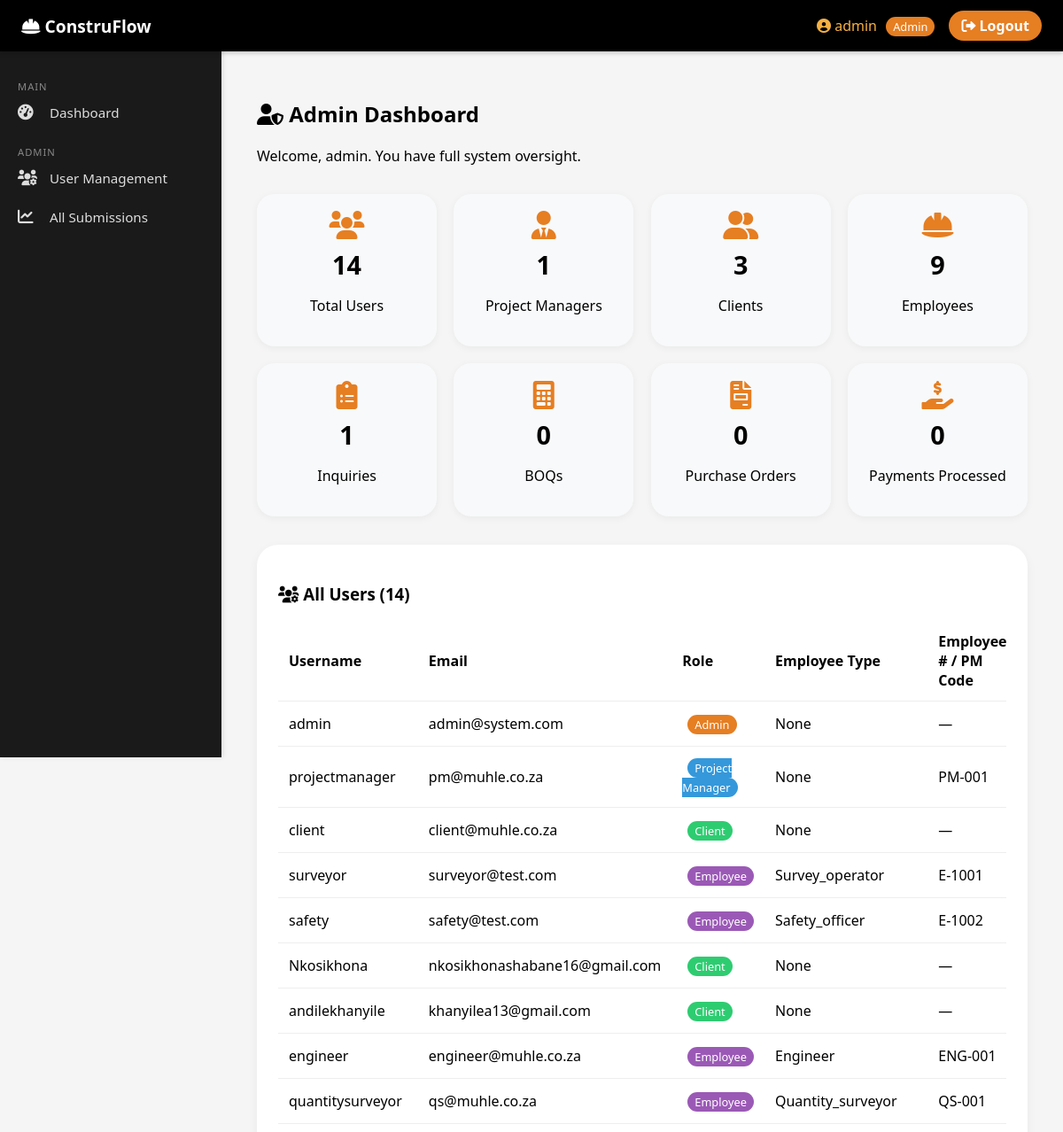
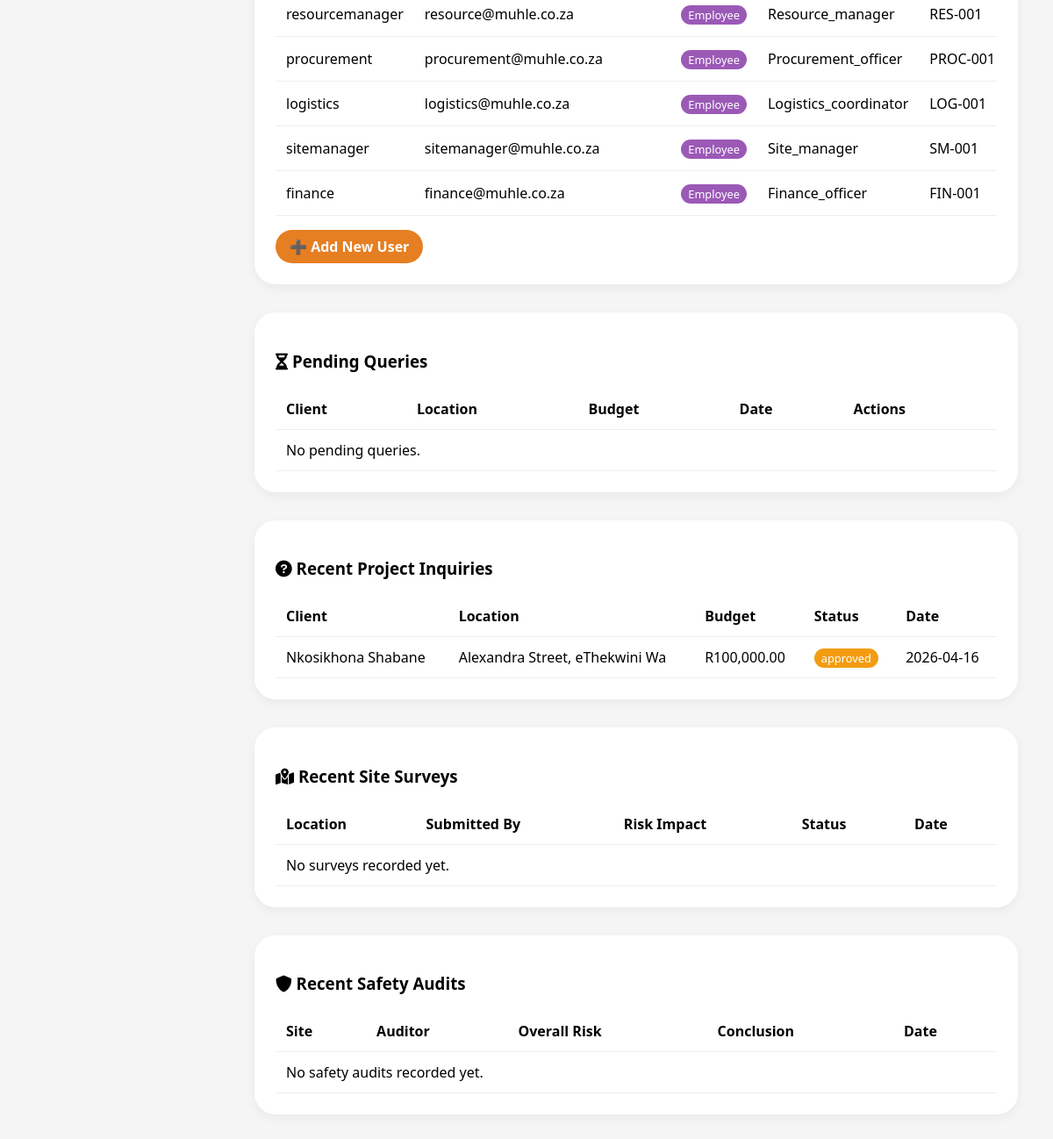
Page /dashboard (signed in) on the committed database (2 pictures, top to bottom).
### tables this page shows
CREATE TABLE users (
                id TEXT PRIMARY KEY,
                username TEXT UNIQUE NOT NULL,
                email TEXT UNIQUE NOT NULL,
                password TEXT NOT NULL,
                role TEXT NOT NULL,
                employee_type TEXT,
                employee_number TEXT,
                pm_code TEXT,
                assigned_tasks TEXT
            );

CREATE TABLE project_inquiries (
                id TEXT PRIMARY KEY,
                user_id TEXT,
                timestamp TEXT,
                project_scope TEXT,
                location TEXT,
                budget REAL,
                deadline TEXT,
                client_name TEXT,
                client_email TEXT,
                project_details TEXT,
                sketches TEXT,
                site_photos TEXT,
                status TEXT
            , client_phone TEXT, project_type TEXT, floors INTEGER, area_sqm REAL, soil_type TEXT, ai_estimated_area REAL, payment_milestone TEXT, env_impact INTEGER DEFAULT 0);

### app.py (the view, shortened to what this page needs)
@app.route('/dashboard')
def dashboard():
    if not login_required():
        return redirect(url_for('login'))
    user = get_current_user()
    db = get_db()
    all_users = db.execute("SELECT * FROM users").fetchall()
    all_inquiries = get_inquiries()
    all_boqs = db.execute("SELECT * FROM boq_submissions").fetchall()
    all_orders = db.execute("SELECT * FROM purchase_orders").fetchall()
    all_payments = db.execute("SELECT * FROM payments").fetchall()
    all_site_surveys = db.execute("""
        SELECT site_surveys.*, users.username AS submitted_by
        FROM site_surveys
        LEFT JOIN users ON users.id = site_surveys.user_id
        ORDER BY site_surveys.created_at DESC
    """).fetchall()
    all_safety_audits = db.execute("SELECT * FROM safety_audits ORDER BY created_at DESC").fetchall()
    if user['role'] == 'admin':
        stats = {
            "total_users": len(all_users),
            "project_managers": len([u for u in all_users if u["role"] == "project_manager"]),
            "clients": len([u for u in all_users if u["role"] == "client"]),
            "employees": len([u for u in all_users if u["role"] == "employee"]),
            "total_inquiries": len(all_inquiries),
            "total_boqs": len(all_boqs),
            "total_orders": len(all_orders),
            "total_payments": len(all_payments)
        }
        return render_template("admin_dashboard.html",
                               stats=stats,
                               users=all_users,
                               inquiries=all_inquiries,
                               pending_inquiries=[i for i in all_inquiries if i["status"] == "pending_review"],
                               site_surveys=all_site_surveys,
                               safety_audits=all_safety_audits,
                               current_user=user)
    else:
        return redirect(url_for('login'))

### app.py (called while the page is built)
def get_db():
    db = getattr(g, '_database', None)
    if db is None:
        db = g._database = sqlite3.connect(DATABASE)
        db.row_factory = sqlite3.Row
    return db

@app.teardown_appcontext
def close_connection(exception):
    db = getattr(g, '_database', None)
    if db is not None:
        db.close()

def parse_file_list(value):
    if not value:
        return []
    if isinstance(value, list):
        return value
    try:
        parsed = ast.literal_eval(value)
        return parsed if isinstance(parsed, list) else []
    except (ValueError, SyntaxError):
        return []

def inquiry_to_dict(inquiry):
    data = dict(inquiry)
    data["sketches"] = parse_file_list(data.get("sketches"))
    data["site_photos"] = parse_file_list(data.get("site_photos"))
    return data

def get_inquiries(status=None):
    db = get_db()
    if status:
        rows = db.execute(
            "SELECT * FROM project_inquiries WHERE status = ? ORDER BY timestamp DESC",
            (status,)
        ).fetchall()
    else:
        rows = db.execute("SELECT * FROM project_inquiries ORDER BY timestamp DESC").fetchall()
    return [inquiry_to_dict(row) for row in rows]

def get_current_user():
    user_id = session.get("user_id")
    if not user_id:
        return None
    db = get_db()
    user = db.execute("SELECT * FROM users WHERE id = ?", (user_id,)).fetchone()
    return dict(user) if user else None

def login_required():
    return get_current_user() is not None

### Templates/admin_dashboard.html (shortened to what this page needs)
{% extends "base.html" %}
{% block content %}
<div class="dashboard-container">
    <h2><i class="fas fa-user-shield"></i> Admin Dashboard</h2>
    <p>Welcome, {{ current_user.username }}. You have full system oversight.</p>
    <div class="stats-grid">
        <div class="stat-card"><i class="fas fa-users"></i><h3>{{ stats.total_users|default(0) }}</h3><p>Total Users</p></div>
        <div class="stat-card"><i class="fas fa-user-tie"></i><h3>{{ stats.project_managers|default(0) }}</h3><p>Project Managers</p></div>
        <div class="stat-card"><i class="fas fa-user-friends"></i><h3>{{ stats.clients|default(0) }}</h3><p>Clients</p></div>
        <div class="stat-card"><i class="fas fa-hard-hat"></i><h3>{{ stats.employees|default(0) }}</h3><p>Employees</p></div>
        <div class="stat-card"><i class="fas fa-clipboard-list"></i><h3>{{ stats.total_inquiries|default(0) }}</h3><p>Inquiries</p></div>
        <div class="stat-card"><i class="fas fa-calculator"></i><h3>{{ stats.total_boqs|default(0) }}</h3><p>BOQs</p></div>
        <div class="stat-card"><i class="fas fa-file-invoice"></i><h3>{{ stats.total_orders|default(0) }}</h3><p>Purchase Orders</p></div>
        <div class="stat-card"><i class="fas fa-hand-holding-usd"></i><h3>{{ stats.total_payments|default(0) }}</h3><p>Payments Processed</p></div>
    </div>
    <div class="dashboard-section">
        <h3><i class="fas fa-users-cog"></i> All Users ({{ users|length }})</h3>
        <div class="table-responsive">
            <table class="data-table">
                <thead>
                    <tr>
                        <th>Username</th>
                        <th>Email</th>
                        <th>Role</th>
                        <th>Employee Type</th>
                        <th>Employee # / PM Code</th>
                    </tr>
                </thead>
                <tbody>
                    {% for user in users %}
                    <tr>
                        <td>{{ user.username }}</td>
                        <td>{{ user.email }}</td>
                        <td><span class="role-badge {{ user.role }}">{{ user.role|replace('_', ' ')|title }}</span></td>
                        <td>{{ user.employee_type|default('—')|title }}</td>
                        <td>
                            {% if user.employee_number %}
                                {{ user.employee_number }}
                            {% elif user.pm_code %}
                                {{ user.pm_code }}
                            {% else %}
                                —
                            {% endif %}
                        </td>
                    </tr>
                    {% endfor %}
                </tbody>
            </table>
        </div>
        <a href="{{ url_for('users') }}" class="btn">➕ Add New User</a>
    </div>
    <div class="dashboard-section">
        <h3><i class="fas fa-hourglass-half"></i> Pending Queries</h3>
        <table class="data-table">
            <thead><tr><th>Client</th><th>Location</th><th>Budget</th><th>Date</th><th>Actions</th></tr></thead>
            <tbody>
                {% for inquiry in pending_inquiries[:8] %}
                <tr>
                    <td>{{ inquiry.client_name }}</td>
                    <td>{{ inquiry.location[:30] }}</td>
                    <td>R{{ "{:,.2f}".format(inquiry.budget|float) }}</td>
                    <td>{{ inquiry.timestamp[:10] }}</td>
                    <td>
                        <a href="{{ url_for('view_inquiry_detail', inquiry_id=inquiry.id) }}" class="btn-small">View</a>
                        <a href="{{ url_for('edit_inquiry', inquiry_id=inquiry.id) }}" class="btn-small btn-dark">Edit</a>
                    </td>
                </tr>
                {% else %}
                <tr><td colspan="5">No pending queries.</td></tr>
                {% endfor %}
            </tbody>
        </table>
    </div>
    <div class="dashboard-section">
        <h3><i class="fas fa-question-circle"></i> Recent Project Inquiries</h3>
        <table class="data-table">
            <thead><tr><th>Client</th><th>Location</th><th>Budget</th><th>Status</th><th>Date</th></tr></thead>
            <tbody>
                {% for inquiry in inquiries[:5] %}
                <tr>
                    <td>{{ inquiry.client_name }}</td>
                    <td>{{ inquiry.location[:30] }}</td>
                    <td>R{{ "{:,.2f}".format(inquiry.budget|float) }}</td>
                    <td><span class="status-badge">{{ inquiry.status }}</span></td>
                    <td>{{ inquiry.timestamp[:10] }}</td>
                </tr>
                {% else %}
                <tr><td colspan="5">No inquiries recorded yet.</td></tr>
                {% endfor %}
            </tbody>
        </table>
    </div>
    <div class="dashboard-section">
        <h3><i class="fas fa-map-marked-alt"></i> Recent Site Surveys</h3>
        <table class="data-table">
            <thead><tr><th>Location</th><th>Submitted By</th><th>Risk Impact</th><th>Status</th><th>Date</th></tr></thead>
            <tbody>
                {% for survey in site_surveys[:5] %}
                <tr>
                    <td>{{ survey.location[:30] }}</td>
                    <td>{{ survey.submitted_by or survey.user_id }}</td>
                    <td><span class="risk-{{ survey.risk_impact }}">{{ survey.risk_impact|title }}</span></td>
                    <td>{{ survey.status }}</td>
                    <td>{{ survey.created_at[:10] }}</td>
                </tr>
                {% else %}
                <tr><td colspan="5">No surveys recorded yet.</td></tr>
                {% endfor %}
            </tbody>
        </table>
    </div>
    <div class="dashboard-section">
        <h3><i class="fas fa-shield-alt"></i> Recent Safety Audits</h3>
        <table class="data-table">
            <thead><tr><th>Site</th><th>Auditor</th><th>Overall Risk</th><th>Conclusion</th><th>Date</th></tr></thead>
            <tbody>
                {% for audit in safety_audits[:5] %}
                <tr>
                    <td>{{ audit.site_location[:30] }}</td>
                    <td>{{ audit.auditor }}</td>
                    <td><span class="risk-{{ audit.overall_risk }}">{{ audit.overall_risk|title }}</span></td>
                    <td>{{ audit.audit_conclusion|title }}</td>
                    <td>{{ audit.created_at[:10] }}</td>
                </tr>
                {% else %}
                <tr><td colspan="5">No safety audits recorded yet.</td></tr>
                {% endfor %}
            </tbody>
        </table>
    </div>
</div>
{% endblock %}

### Templates/base.html (shortened to what this page needs)
<!DOCTYPE html>
<html lang="en">
<head>
    <link rel="stylesheet" href="https://cdnjs.cloudflare.com/ajax/libs/font-awesome/6.0.0-beta3/css/all.min.css">
</head>
<body>
{% if current_user %}
<div class="navbar">
    <div class="navbar-left">
        <i class="fas fa-hard-hat"></i> ConstruFlow
    </div>
    <div class="navbar-right">
        <span class="user-box">
            <i class="fas fa-user-circle"></i> {{ current_user.username }}
            <span class="role-badge">{{ current_user.role|replace('_', ' ')|title }}</span>
        </span>
        <a href="/logout" class="logout-btn"><i class="fas fa-sign-out-alt"></i> Logout</a>
    </div>
</div>
<div class="sidebar">
    <div class="nav-section">MAIN</div>
    <a href="/dashboard"><i class="fas fa-tachometer-alt"></i> Dashboard</a>
    {% if current_user.role == 'admin' %}
        <div class="nav-section">ADMIN</div>
        <a href="/users"><i class="fas fa-users-cog"></i> User Management</a>
        <a href="/dashboard?view=all"><i class="fas fa-chart-line"></i> All Submissions</a>
    {% elif current_user.role == 'client' %}
        <div class="nav-section">CLIENT PORTAL</div>
        <a href="/project_inquiry"><i class="fas fa-clipboard-list"></i> New Project Inquiry</a>
        <a href="/client/sign_agreement"><i class="fas fa-file-signature"></i> Sign Agreement</a>
        <a href="/payments"><i class="fas fa-credit-card"></i> Make Payment</a>
    {% endif %}
</div>
{% endif %}
<div class="content {% if not current_user %}public-mode{% endif %}">
    {% block content %}{% endblock %}
</div>
</body>
</html>

### Templates/base.html (style rules this page uses)
* { box-sizing: border-box; }
body { margin: 0; font-family: 'Segoe UI', Arial, sans-serif; background: #f5f5f5; }
.navbar { background: #000; color: white; padding: 12px 24px; display: flex; justify-content: space-between; align-items: center; position: fixed; width: 100%; top: 0; left: 0; z-index: 1000; box-shadow: 0 2px 5px rgba(0,0,0,0.2); }
.navbar-left { font-size: 1.2rem; font-weight: bold; }
.navbar-right { display: flex; align-items: center; gap: 16px; }
.user-box { color: #f5b042; font-weight: 500; }
.role-badge { background: #e67e22; padding: 2px 8px; border-radius: 20px; font-size: 0.7rem; margin-left: 6px; }
.logout-btn, .login-btn { background: #e67e22; color: white; padding: 6px 14px; text-decoration: none; font-weight: bold; border-radius: 30px; transition: 0.2s; }
.sidebar { width: 250px; height: 100vh; background: #1a1a1a; position: fixed; top: 55px; left: 0; padding: 20px 0; overflow-y: auto; box-shadow: 2px 0 5px rgba(0,0,0,0.1); }
.sidebar a { display: flex; align-items: center; gap: 12px; color: #ddd; padding: 12px 20px; text-decoration: none; transition: 0.2s; font-size: 0.95rem; }
.sidebar a i { width: 24px; font-size: 1.1rem; }
.sidebar .nav-section { margin-top: 15px; padding: 0 20px; font-size: 0.7rem; text-transform: uppercase; color: #888; letter-spacing: 1px; }
.content { margin-left: 250px; padding: 80px 24px 24px 24px; min-height: 100vh; }
.btn { background: #e67e22; border: none; padding: 10px 20px; color: white; cursor: pointer; font-weight: bold; border-radius: 40px; transition: 0.2s; }

### Templates/admin_dashboard.html (style rules this page uses)
.dashboard-container { max-width: 1400px; margin: 2rem auto; padding: 0 1rem; }
.stats-grid { display: grid; grid-template-columns: repeat(auto-fit, minmax(180px,1fr)); gap: 1.2rem; margin: 2rem 0; }
.stat-card { background: #f8f9fa; border-radius: 20px; padding: 1.2rem; text-align: center; box-shadow: 0 2px 8px rgba(0,0,0,0.05); transition: 0.2s; }
.stat-card i { font-size: 2rem; color: #e67e22; }
.stat-card h3 { margin: 0.5rem 0; font-size: 1.8rem; }
.dashboard-section { background: white; border-radius: 24px; padding: 1.5rem; margin-bottom: 2rem; box-shadow: 0 4px 12px rgba(0,0,0,0.05); }
.table-responsive { overflow-x: auto; }
.data-table { width: 100%; border-collapse: collapse; }
.data-table th, .data-table td { padding: 0.75rem; text-align: left; border-bottom: 1px solid #eee; }
.role-badge { padding: 2px 8px; border-radius: 20px; font-size: 0.8rem; color: white; }
.role-badge.admin { background: #e67e22; }
.role-badge.project_manager { background: #3498db; }
.role-badge.client { background: #2ecc71; }
.role-badge.employee { background: #9b59b6; }
.status-badge { background: #f39c12; padding: 2px 8px; border-radius: 20px; font-size: 0.8rem; color: white; }
.btn { background: #e67e22; color: white; padding: 8px 16px; border-radius: 30px; text-decoration: none; display: inline-block; margin-top: 1rem; }

### rows in the picture
users: username "admin", role "Admin", email "admin@system.com", employee_type "None"
users: username "projectmanager", email "pm@muhle.co.za", role "Project Manager", employee_type "None", pm_code "PM-001"
users: username "client", email "client@muhle.co.za", role "Client", employee_type "None"
users: username "surveyor", email "surveyor@test.com", role "Employee", employee_type "Survey_operator", employee_number "E-1001"
users: username "safety", email "safety@test.com", role "Employee", employee_type "Safety_officer", employee_number "E-1002"
users: username "Nkosikhona", email "nkosikhonashabane16@gmail.com", role "Client", employee_type "None"
users: username "andilekhanyile", email "khanyilea13@gmail.com", role "Client", employee_type "None"
users: username "engineer", email "engineer@muhle.co.za", role "Employee", employee_type "Engineer", employee_number "ENG-001"
users: username "quantitysurveyor", email "qs@muhle.co.za", role "Employee", employee_type "Quantity_surveyor", employee_number "QS-001"
users: username "resourcemanager", email "resource@muhle.co.za", role "Employee", employee_type "Resource_manager", employee_number "RES-001"
users: username "procurement", email "procurement@muhle.co.za", role "Employee", employee_type "Procurement_officer", employee_number "PROC-001"
users: username "logistics", email "logistics@muhle.co.za", role "Employee", employee_type "Logistics_coordinator", employee_number "LOG-001"
users: username "sitemanager", email "sitemanager@muhle.co.za", role "Employee", employee_type "Site_manager", employee_number "SM-001"
users: username "finance", email "finance@muhle.co.za", role "Employee", employee_type "Finance_officer", employee_number "FIN-001"
project_inquiries: client_name "Nkosikhona Shabane", location "Alexandra Street, eThekwini Wa", budget "100,000.00", status "approved", timestamp "2026-04-16"

### other values in the picture
{{ stats.total_users|default(0) }} "14"
{{ stats.project_managers|default(0) }} "1"
{{ stats.clients|default(0) }} "3"
{{ stats.employees|default(0) }} "9"
{{ stats.total_inquiries|default(0) }} "1"
{{ stats.total_boqs|default(0) }} "0"
{{ stats.total_orders|default(0) }} "0"
{{ stats.total_payments|default(0) }} "0"
{{ users|length }} "14"
